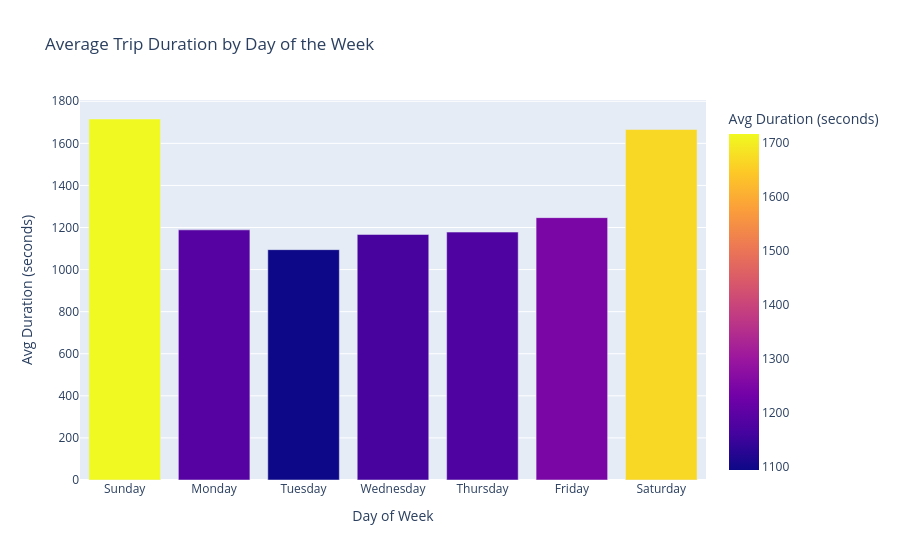

The notebook cell this image was saved under:
### Code cell
# Plot the bar chart
fig = px.bar(
    avg_trip_duration_by_dayofweek.sort_values(by="dayofweek", ascending=True),
    x="day_name",
    y="duration",
    title="Average Trip Duration by Day of the Week",
    labels={"day_name": "Day of Week", "duration": "Avg Duration (seconds)"},
    color="duration",
    color_continuous_scale="Plasma"
)

fig.show()

### Figure 1 — Plotly figure (JSON) as saved in the notebook; plotly's stock layout.template omitted (floating-point values rounded to 4 significant figures)
{"data": [{"hovertemplate": "Day of Week=%{x}<br>Avg Duration (seconds)=%{marker.color}<extra></extra>", "legendgroup": "", "marker": {"color": [1716.0, 1189.0, 1095.0, 1167.0, 1178.0, 1247.0, 1666.0], "coloraxis": "coloraxis", "pattern": {"shape": ""}}, "name": "", "orientation": "v", "showlegend": false, "textposition": "auto", "type": "bar", "x": ["Sunday", "Monday", "Tuesday", "Wednesday", "Thursday", "Friday", "Saturday"], "xaxis": "x", "y": [1716.0, 1189.0, 1095.0, 1167.0, 1178.0, 1247.0, 1666.0], "yaxis": "y"}], "layout": {"barmode": "relative", "coloraxis": {"colorbar": {"title": {"text": "Avg Duration (seconds)"}}, "colorscale": [[0, "#0d0887"], [0.1111, "#46039f"], [0.2222, "#7201a8"], [0.3333, "#9c179e"], [0.4444, "#bd3786"], [0.5556, "#d8576b"], [0.6667, "#ed7953"], [0.7778, "#fb9f3a"], [0.8889, "#fdca26"], [1, "#f0f921"]]}, "legend": {"tracegroupgap": 0}, "title": {"text": "Average Trip Duration by Day of the Week"}, "xaxis": {"anchor": "y", "domain": [0, 1], "title": {"text": "Day of Week"}}, "yaxis": {"anchor": "x", "domain": [0, 1], "title": {"text": "Avg Duration (seconds)"}}}}
